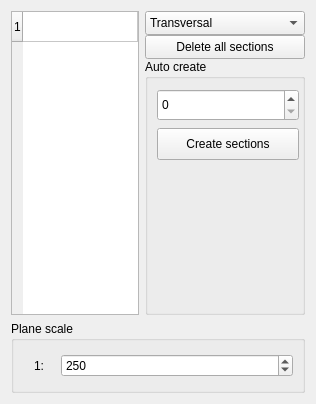
<?xml version="1.0" encoding="UTF-8"?>
<ui version="4.0">
 <class>TaskPanel</class>
 <widget class="QWidget" name="TaskPanel">
  <property name="geometry">
   <rect>
    <x>0</x>
    <y>0</y>
    <width>316</width>
    <height>402</height>
   </rect>
  </property>
  <property name="windowTitle">
   <string>Outline draw</string>
  </property>
  <layout class="QGridLayout" name="gridLayout">
   <item row="0" column="2">
    <layout class="QVBoxLayout" name="verticalLayout_3">
     <property name="spacing">
      <number>0</number>
     </property>
     <property name="sizeConstraint">
      <enum>QLayout::SetDefaultConstraint</enum>
     </property>
     <item>
      <widget class="QComboBox" name="SectionType">
       <property name="sizePolicy">
        <sizepolicy hsizetype="Expanding" vsizetype="Fixed">
         <horstretch>0</horstretch>
         <verstretch>0</verstretch>
        </sizepolicy>
       </property>
       <property name="minimumSize">
        <size>
         <width>142</width>
         <height>24</height>
        </size>
       </property>
       <property name="maximumSize">
        <size>
         <width>16777215</width>
         <height>32</height>
        </size>
       </property>
       <property name="currentIndex">
        <number>0</number>
       </property>
       <property name="minimumContentsLength">
        <number>0</number>
       </property>
       <item>
        <property name="text">
         <string>Transversal</string>
        </property>
       </item>
       <item>
        <property name="text">
         <string>Longitudinal</string>
        </property>
       </item>
       <item>
        <property name="text">
         <string>Water lines</string>
        </property>
       </item>
      </widget>
     </item>
     <item>
      <widget class="QPushButton" name="DeleteButton">
       <property name="sizePolicy">
        <sizepolicy hsizetype="Expanding" vsizetype="Fixed">
         <horstretch>0</horstretch>
         <verstretch>0</verstretch>
        </sizepolicy>
       </property>
       <property name="minimumSize">
        <size>
         <width>142</width>
         <height>24</height>
        </size>
       </property>
       <property name="maximumSize">
        <size>
         <width>16777215</width>
         <height>32</height>
        </size>
       </property>
       <property name="text">
        <string>Delete all sections</string>
       </property>
      </widget>
     </item>
     <item>
      <widget class="QGroupBox" name="AutoCreateBox">
       <property name="sizePolicy">
        <sizepolicy hsizetype="Expanding" vsizetype="Fixed">
         <horstretch>0</horstretch>
         <verstretch>0</verstretch>
        </sizepolicy>
       </property>
       <property name="minimumSize">
        <size>
         <width>0</width>
         <height>256</height>
        </size>
       </property>
       <property name="maximumSize">
        <size>
         <width>160</width>
         <height>350</height>
        </size>
       </property>
       <property name="title">
        <string>Auto create</string>
       </property>
       <layout class="QVBoxLayout" name="verticalLayout_2">
        <item>
         <widget class="QSpinBox" name="NSections">
          <property name="sizePolicy">
           <sizepolicy hsizetype="Expanding" vsizetype="Fixed">
            <horstretch>0</horstretch>
            <verstretch>0</verstretch>
           </sizepolicy>
          </property>
          <property name="minimumSize">
           <size>
            <width>142</width>
            <height>24</height>
           </size>
          </property>
          <property name="maximumSize">
           <size>
            <width>16777215</width>
            <height>32</height>
           </size>
          </property>
         </widget>
        </item>
        <item>
         <widget class="QPushButton" name="CreateButton">
          <property name="sizePolicy">
           <sizepolicy hsizetype="Expanding" vsizetype="Fixed">
            <horstretch>0</horstretch>
            <verstretch>0</verstretch>
           </sizepolicy>
          </property>
          <property name="minimumSize">
           <size>
            <width>142</width>
            <height>24</height>
           </size>
          </property>
          <property name="maximumSize">
           <size>
            <width>16777215</width>
            <height>32</height>
           </size>
          </property>
          <property name="text">
           <string>Create sections</string>
          </property>
         </widget>
        </item>
        <item>
         <spacer name="verticalSpacer">
          <property name="orientation">
           <enum>Qt::Vertical</enum>
          </property>
          <property name="sizeType">
           <enum>QSizePolicy::Fixed</enum>
          </property>
          <property name="sizeHint" stdset="0">
           <size>
            <width>20</width>
            <height>140</height>
           </size>
          </property>
         </spacer>
        </item>
       </layout>
      </widget>
     </item>
    </layout>
   </item>
   <item row="0" column="1">
    <layout class="QVBoxLayout" name="verticalLayout" stretch="0">
     <property name="spacing">
      <number>0</number>
     </property>
     <property name="sizeConstraint">
      <enum>QLayout::SetDefaultConstraint</enum>
     </property>
     <item>
      <widget class="QTableWidget" name="Sections">
       <property name="sizePolicy">
        <sizepolicy hsizetype="Expanding" vsizetype="Expanding">
         <horstretch>0</horstretch>
         <verstretch>0</verstretch>
        </sizepolicy>
       </property>
       <property name="minimumSize">
        <size>
         <width>128</width>
         <height>256</height>
        </size>
       </property>
       <property name="maximumSize">
        <size>
         <width>16777215</width>
         <height>16777215</height>
        </size>
       </property>
       <property name="alternatingRowColors">
        <bool>true</bool>
       </property>
       <property name="sortingEnabled">
        <bool>true</bool>
       </property>
       <property name="rowCount">
        <number>1</number>
       </property>
       <property name="columnCount">
        <number>1</number>
       </property>
       <attribute name="horizontalHeaderVisible">
        <bool>false</bool>
       </attribute>
       <attribute name="horizontalHeaderStretchLastSection">
        <bool>true</bool>
       </attribute>
       <attribute name="verticalHeaderVisible">
        <bool>true</bool>
       </attribute>
       <row/>
       <column/>
      </widget>
     </item>
    </layout>
   </item>
   <item row="1" column="1" colspan="2">
    <widget class="QGroupBox" name="ScaleBox">
     <property name="minimumSize">
      <size>
       <width>0</width>
       <height>72</height>
      </size>
     </property>
     <property name="maximumSize">
      <size>
       <width>16777215</width>
       <height>96</height>
      </size>
     </property>
     <property name="title">
      <string>Plane scale</string>
     </property>
     <layout class="QHBoxLayout" name="horizontalLayout">
      <item>
       <layout class="QHBoxLayout" name="horizontalLayout_4">
        <item>
         <widget class="QLabel" name="ScaleLabel">
          <property name="minimumSize">
           <size>
            <width>16</width>
            <height>16</height>
           </size>
          </property>
          <property name="maximumSize">
           <size>
            <width>32</width>
            <height>16777215</height>
           </size>
          </property>
          <property name="text">
           <string>1:</string>
          </property>
          <property name="alignment">
           <set>Qt::AlignCenter</set>
          </property>
         </widget>
        </item>
        <item>
         <widget class="QSpinBox" name="Scale">
          <property name="minimumSize">
           <size>
            <width>0</width>
            <height>16</height>
           </size>
          </property>
          <property name="minimum">
           <number>1</number>
          </property>
          <property name="maximum">
           <number>1000000</number>
          </property>
          <property name="singleStep">
           <number>50</number>
          </property>
          <property name="value">
           <number>250</number>
          </property>
         </widget>
        </item>
       </layout>
      </item>
     </layout>
    </widget>
   </item>
  </layout>
 </widget>
 <resources/>
 <connections/>
</ui>
